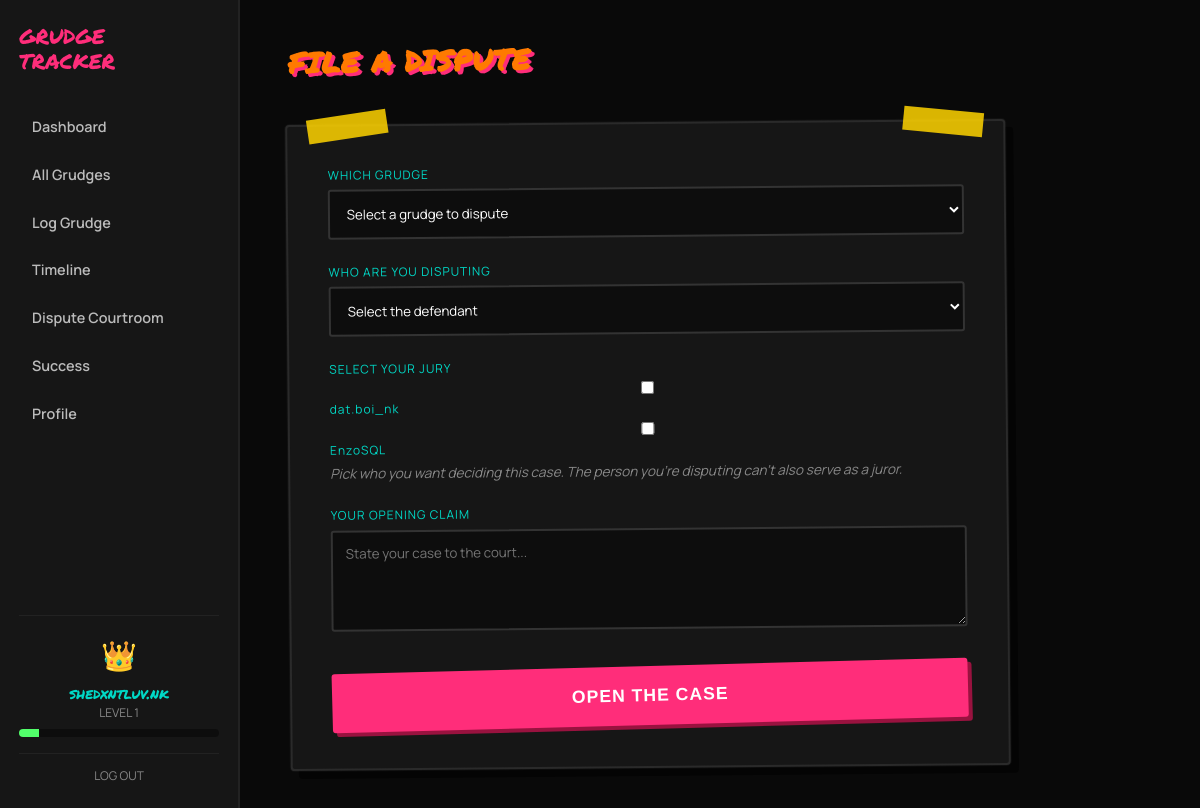
/Public/file-dispute.php (signed in), run on the app's committed database.
### tables this page shows
CREATE TABLE users (
  id INT AUTO_INCREMENT PRIMARY KEY,
  username VARCHAR(50) NOT NULL UNIQUE,
  email VARCHAR(150) NOT NULL UNIQUE,
  password_hash VARCHAR(255) NOT NULL,
  avatar_emoji VARCHAR(10) DEFAULT '👑',

   
  trust_score INT DEFAULT 50,           
  xp INT DEFAULT 0,
  level INT DEFAULT 1,
  streak_count INT DEFAULT 0,
  last_active_date DATE DEFAULT NULL,

   
  undo_used BOOLEAN DEFAULT FALSE,
  undo_used_at TIMESTAMP NULL DEFAULT NULL,

  created_at TIMESTAMP DEFAULT CURRENT_TIMESTAMP
);

### Public/file-dispute.php (the view, shortened to what this page needs)
<?php
include 'includes/header.php';
$userId = $_SESSION['user_id'];
$grudgesStmt = $pdo->prepare("SELECT id, title FROM grudges WHERE user_id = ? ORDER BY date_occurred DESC");
$grudgesStmt->execute([$userId]);
$myGrudges = $grudgesStmt->fetchAll();
$usersStmt = $pdo->prepare("SELECT id, username FROM users WHERE id != ? ORDER BY username ASC");
$usersStmt->execute([$userId]);
$otherUsers = $usersStmt->fetchAll();
?>
<div class="dashboard-top">
  <h1 class="graffiti-heading heading-orange-pink">FILE A DISPUTE</h1>
</div>
<div class="evidence-card log-grudge-card">
  <div class="tape tape-left"></div>
  <div class="tape tape-right"></div>
  <?php if (count($myGrudges) === 0): ?>
    <p class="auth-subtext">You need to log a grudge before you can dispute it. <a href="log-grudge.php" style="color: var(--cyan);">Log one now →</a></p>
  <?php elseif (count($otherUsers) === 0): ?>
    <p class="auth-subtext">No other users exist yet. Register a second test account first.</p>
  <?php else: ?>
  <form action="file-dispute.php" method="POST" class="grudge-form">
    <div class="form-group">
      <label for="grudge_id">WHICH GRUDGE</label>
      <select id="grudge_id" name="grudge_id" required>
        <option value="">Select a grudge to dispute</option>
      </select>
    </div>
    <div class="form-group">
      <label for="defendant_id">WHO ARE YOU DISPUTING</label>
      <select id="defendant_id" name="defendant_id" required>
        <option value="">Select the defendant</option>
      </select>
    </div>
    <div class="form-group">
      <label>SELECT YOUR JURY</label>
      <div class="juror-checkbox-list">
        <?php foreach ($otherUsers as $u): ?>
        <label class="juror-checkbox-item">
          <input type="checkbox" name="jurors[]" value="<?php echo $u['id']; ?>">
          <span><?php echo htmlspecialchars($u['username']); ?></span>
        </label>
        <?php endforeach; ?>
      </div>
      <p class="upload-hint">Pick who you want deciding this case. The person you're disputing can't also serve as a juror.</p>
    </div>
    <div class="form-group">
      <label for="claim">YOUR OPENING CLAIM</label>
      <textarea id="claim" name="claim" rows="4" placeholder="State your case to the court..." required></textarea>
    </div>
    <button type="submit" class="btn-sticker btn-submit-grudge">OPEN THE CASE</button>
  </form>
  <?php endif; ?>
</div>
<?php include 'includes/footer.php'; ?>

### Public/includes/SideBar.php
<?php
require_once 'includes/db.php';
$sidebarLevel = 1;
$sidebarXpPercent = 0;
if (isset($_SESSION['user_id'])) {
    $sidebarStmt = $pdo->prepare("SELECT xp, level FROM users WHERE id = ?");
    $sidebarStmt->execute([$_SESSION['user_id']]);
    $sidebarUser = $sidebarStmt->fetch();
    if ($sidebarUser) {
        $sidebarLevel = $sidebarUser['level'];
        $sidebarXpPercent = round(($sidebarUser['xp'] / 1000) * 100);
    }
}
?>
<nav class="sidebar">
  <div class="sidebar-logo">
    <span class="logo-text">GRUDGE<br>TRACKER</span>
  </div>
  <ul class="sidebar-links">
    <li><a href="dashboard.php" class="<?php echo basename($_SERVER['PHP_SELF']) == 'dashboard.php' ? 'active' : ''; ?>">Dashboard</a></li>
    <li><a href="all-grudges.php" class="<?php echo basename($_SERVER['PHP_SELF']) == 'all-grudges.php' ? 'active' : ''; ?>">All Grudges</a></li>
    <li><a href="log-grudge.php" class="<?php echo basename($_SERVER['PHP_SELF']) == 'log-grudge.php' ? 'active' : ''; ?>">Log Grudge</a></li>
    <li><a href="timeline.php" class="<?php echo basename($_SERVER['PHP_SELF']) == 'timeline.php' ? 'active' : ''; ?>">Timeline</a></li>
    <li><a href="courtroom.php" class="<?php echo basename($_SERVER['PHP_SELF']) == 'courtroom.php' ? 'active' : ''; ?>">Dispute Courtroom</a></li>
    <li><a href="success.php" class="<?php echo basename($_SERVER['PHP_SELF']) == 'success.php' ? 'active' : ''; ?>">Success</a></li>
    <li><a href="profile.php" class="<?php echo basename($_SERVER['PHP_SELF']) == 'profile.php' ? 'active' : ''; ?>">Profile</a></li>
  </ul>
  <div class="sidebar-user">
    <div class="mascot-badge">👑</div>
    <p class="sidebar-username"><?php echo htmlspecialchars($_SESSION['username'] ?? 'Guest'); ?></p>
    <p class="sidebar-level">LEVEL <?php echo $sidebarLevel; ?></p>
    <div class="xp-bar-mini">
      <div class="xp-bar-mini-fill" style="width: <?php echo $sidebarXpPercent; ?>%;"></div>
    </div>
    <a href="logout.php" class="logout-link">LOG OUT</a>
  </div>
</nav>

### Public/css/main.css (style rules this page uses)
:root { --pink: #FF2D7A; --orange: #FF7A00; --yellow: #FFD400; --green: #52FF6B; --cyan: #00D8C6; --bg: #ee1212; --card: #161616; --font-body: 'Manrope', 'Inter', sans-serif; --font-heading: 'Permanent Marker', cursive; }
* { box-sizing: border-box; margin: 0; padding: 0; }
body { background-color: var(--bg); color: #fff; font-family: var(--font-body); min-height: 100vh; }
.graffiti-heading { font-family: var(--font-heading); font-size: 3rem; color: var(--pink); text-shadow: 3px 3px 0 var(--orange); transform: rotate(-2deg); letter-spacing: 1px; }
.sidebar { width: 240px; flex-shrink: 0; background: var(--card); border-right: 2px solid #222; display: flex; flex-direction: column; padding: 1.5rem 1.2rem; }
.sidebar-logo { margin-bottom: 2rem; }
.logo-text { font-family: var(--font-heading); font-size: 1.3rem; line-height: 1.2; color: var(--pink); }
.sidebar-links { list-style: none; flex: 1; }
.sidebar-links li { margin-bottom: 0.4rem; }
.sidebar-links a { display: block; padding: 0.7rem 0.8rem; color: #bbb; text-decoration: none; font-size: 0.9rem; font-weight: 600; border-radius: 4px; transition: background 0.15s ease, color 0.15s ease; }
.sidebar-user { border-top: 1px solid #222; padding-top: 1.2rem; text-align: center; }
.mascot-badge { font-size: 1.8rem; }
.sidebar-username { font-family: var(--font-heading); color: var(--cyan); font-size: 0.95rem; margin-top: 0.4rem; }
.sidebar-level { font-size: 0.75rem; color: #888; margin-bottom: 0.5rem; }
.xp-bar-mini { width: 100%; height: 8px; background: #0d0d0d; border-radius: 4px; overflow: hidden; }
.xp-bar-mini-fill { height: 100%; background: var(--green); }
.evidence-card { background: var(--card); border: 2px solid #2a2a2a; border-radius: 4px; padding: 3rem; width: 420px; position: relative; box-shadow: 0 0 0 1px rgba(255,255,255,0.03), 8px 8px 0 rgba(0,0,0,0.6); transform: rotate(-0.5deg); }
.tape { position: absolute; width: 80px; height: 24px; background: rgba(255, 212, 0, 0.85); top: -12px; }
.tape-left { left: 20px; transform: rotate(-8deg); }
.tape-right { right: 20px; transform: rotate(6deg); }
.form-group { margin-bottom: 1.5rem; }
.form-group label { display: block; font-size: 0.75rem; letter-spacing: 1px; color: var(--cyan); margin-bottom: 0.4rem; }
.form-group input { width: 100%; background: #0d0d0d; border: 2px solid #333; border-radius: 3px; padding: 0.8rem; color: #fff; font-family: var(--font-body); }
.btn-sticker { width: 100%; padding: 1rem; border: none; border-radius: 3px; font-weight: 800; letter-spacing: 1px; cursor: pointer; transform: rotate(-1deg); transition: transform 0.15s ease, box-shadow 0.15s ease; }
.dashboard-top { display: flex; justify-content: space-between; align-items: flex-start; flex-wrap: wrap; gap: 1.5rem; margin-bottom: 2.5rem; }
.dashboard-top .graffiti-heading { font-size: 1.8rem; transform: rotate(-1deg); max-width: 70%; }
:root { --pink: #FF2D7A; --orange: #FF7A00; --yellow: #FFD400; --green: #52FF6B; --cyan: #00D8C6; --bg: #090909; --card: #161616; --font-body: 'Manrope', 'Inter', sans-serif; --font-heading: 'Permanent Marker', cursive; }
.log-grudge-card { width: 100%; max-width: 720px; padding: 2.5rem; }
.grudge-form textarea, .grudge-form select { width: 100%; background: #0d0d0d; border: 2px solid #333; border-radius: 3px; padding: 0.8rem; color: #fff; font-family: var(--font-body); resize: vertical; }
.upload-hint { font-size: 0.85rem; color: #888; font-style: italic; }
.btn-submit-grudge { width: 100%; padding: 1.2rem; font-size: 1.1rem; background: var(--pink); color: #fff; border: none; border-radius: 3px; font-weight: 800; letter-spacing: 1px; cursor: pointer; transform: rotate(-1deg); box-shadow: 4px 4px 0 #99123f; transition: transform 0.15s ease, box-shadow 0.15s ease; margin-top: 0.5rem; }
.heading-orange-pink { color: var(--orange); text-shadow: 3px 3px 0 var(--pink); }
.logout-link { display: block; margin-top: 1rem; text-align: center; font-size: 0.75rem; color: #888; text-decoration: none; border-top: 1px solid #222; padding-top: 0.8rem; }

### data on the page
users: level "1"
users: username "dat.boi_nk"
users: username "EnzoSQL"

### other printed values
$_SESSION['username'] "shedxntluv.nk"
